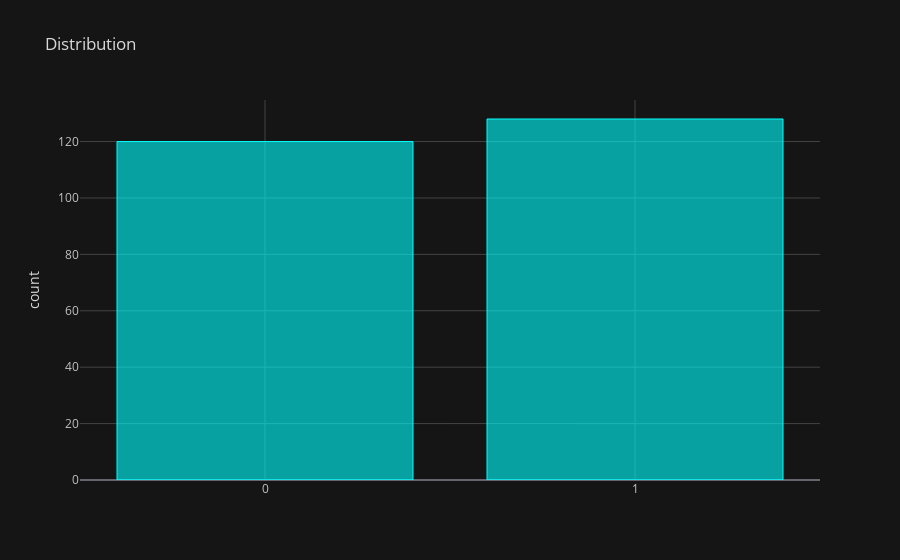

Notebook code cell kept with this figure:
### Markdown cell above
Visualising each score count distribution between 0 and 1

### Code cell
df.astype('string').groupby('A2_Score').count()['age'].iplot(kind='bar',title=' Distribution', yTitle='count', theme='solar', color='cyan')

### Figure 1 — Plotly figure (JSON) as saved in the notebook; plotly's stock layout.template omitted (floating-point values rounded to 4 significant figures)
{"data": [{"marker": {"color": "rgba(0, 255, 255, 0.6)", "line": {"color": "rgba(0, 255, 255, 1.0)", "width": 1}}, "name": "age", "orientation": "v", "text": "", "type": "bar", "x": ["0", "1"], "y": [120, 128]}], "layout": {"legend": {"bgcolor": "#151516", "font": {"color": "#D9D9D9"}}, "paper_bgcolor": "#151516", "plot_bgcolor": "#151516", "title": {"font": {"color": "#D9D9D9"}, "text": " Distribution"}, "xaxis": {"gridcolor": "#434343", "showgrid": true, "tickfont": {"color": "#C2C2C2"}, "title": {"font": {"color": "#D9D9D9"}, "text": ""}, "zerolinecolor": "#666570"}, "yaxis": {"gridcolor": "#434343", "showgrid": true, "tickfont": {"color": "#C2C2C2"}, "title": {"font": {"color": "#D9D9D9"}, "text": "count"}, "zerolinecolor": "#666570"}}}
